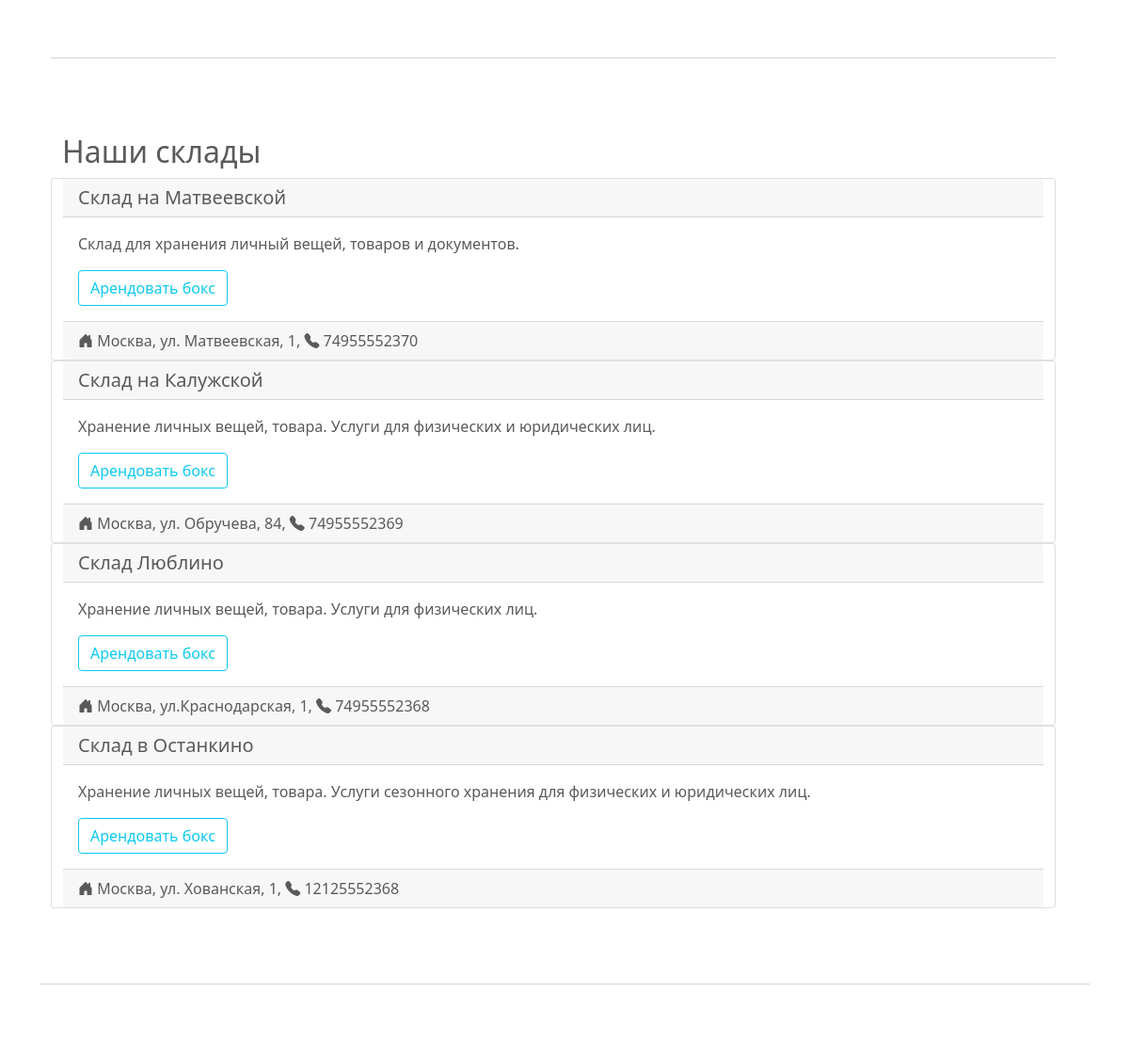
The app's page / (middle part), older data.
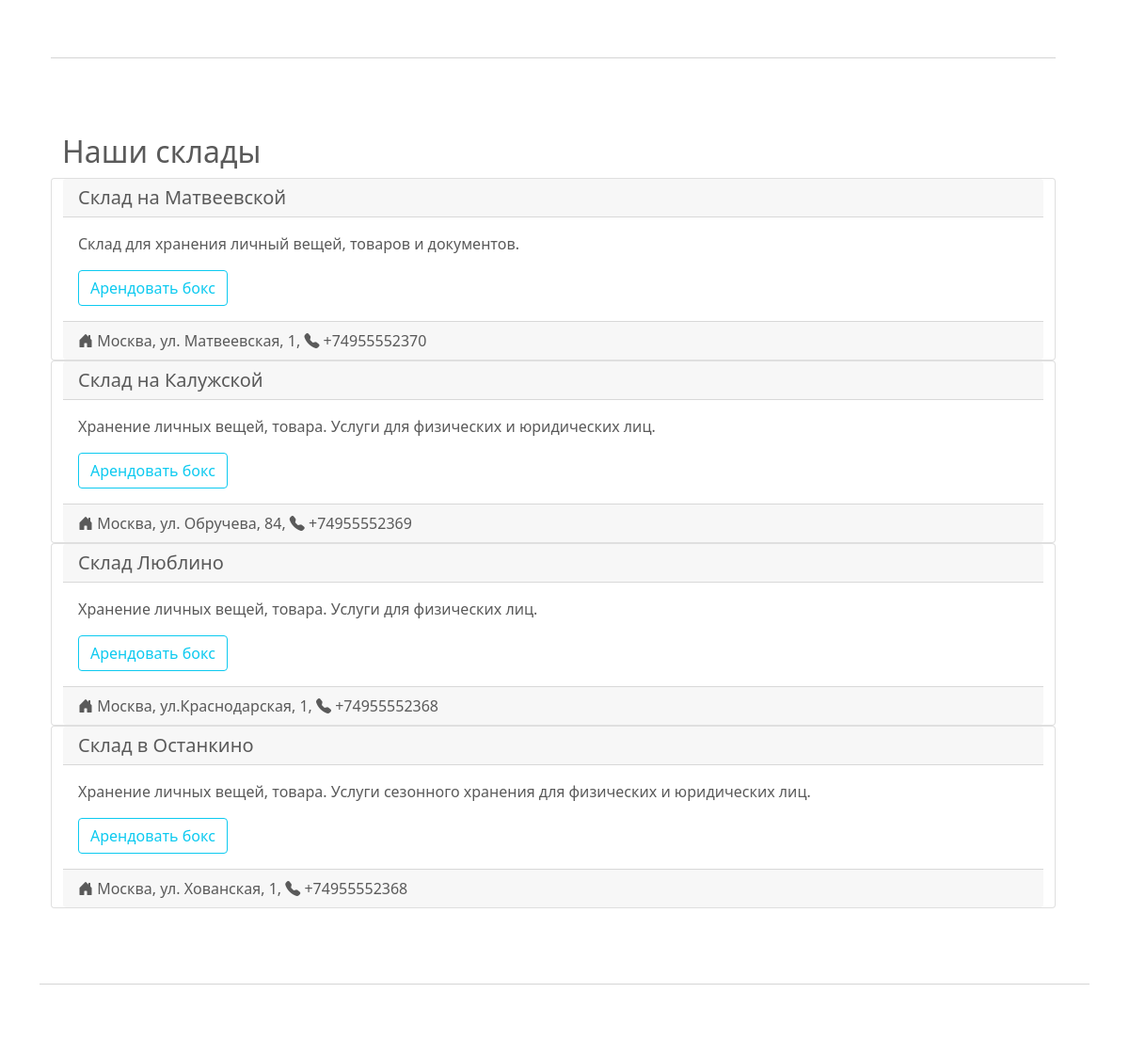
The same page, newer data.
### apps/storage/models.py (models this page shows, shortened)
class Warehouse(models.Model):
    title = models.CharField(max_length=100, verbose_name='Название склада')
    description = models.TextField(verbose_name='Подробное описание склада')
    address = models.CharField(max_length=200, unique=True, verbose_name='Адрес склада')
    phone = PhoneNumberField(verbose_name='Телефонный номер склада',
                             help_text='Введите номер телефона, например, +79999999999')
    latitude = models.FloatField(validators=lat_validators, verbose_name='Широта', )
    longitude = models.FloatField(validators=lng_validators, verbose_name='Долгота')
    slug = models.SlugField(max_length=100, unique=True)
    class Meta:
        verbose_name = 'Склад'
        verbose_name_plural = 'Склады'
        db_table = 'warehouses'

### apps/storage/views.py (the view)
# urls.py: path('', main_page, name='main_page'),
def main_page(request):
    warehouses = Warehouse.objects.all()
    warehouses_for_template = {}
    for w in warehouses:
        warehouses_for_template[w.title] = [[w.latitude, w.longitude], w.description]
    return render(request, 'main_page.html', context={
                                        'warehouses': warehouses,
                                        'YANDEX_MAPS_API_KEY': settings.YANDEX_MAPS_API_KEY,
                                        }
                 )

### apps/storage/templates/main_page.html (shortened to what this page needs)
{% extends 'base.html' %}
{% load static %}
{% load l10n %}
    {% block content %}
    <hr class="featurette-divider">
    <h2>Наши склады</h2>
        {% for w in warehouses %}
            <div class="card">
            <h5 class="card-header">{{ w.title }}</h5>
            <div class="card-body">
                <p class="card-text">{{ w.description }}</p>
                <a href="{% url 'calculator' 1 w.id %}" class="btn btn-outline-info">Арендовать бокс</a>
            </div>
            <div class="card-footer">
            <i class="bi bi-house-door-fill"></i> {{ w.address }}, <i class="bi bi-telephone-fill"></i> {{ w.phone }}
            </div>
            </div>
        {% endfor %}
    {% endblock %}
    {% block featurettes %}
    <hr class="featurette-divider">
    {% endblock %}

### basic_templates/base.html (shortened to what this page needs)
{% load static %}
<!doctype html>
<html lang="en">
  <head>
<link href="{% static 'basic_templates/css/bootstrap.min.css' %}" rel="stylesheet">
    <link href="{% static 'basic_templates/css/carousel.css' %}" rel="stylesheet">
    <link href="{% static 'basic_templates/css/storage.css' %}" rel="stylesheet">
    <link rel="stylesheet" href="https://cdn.jsdelivr.net/npm/bootstrap-icons@1.7.1/font/bootstrap-icons.css">
  </head>
  <body>
<main>
  <div class="container marketing">
    <div class="row container-lg">
    {% block content %}{% endblock %}
    </div>
    {% block featurettes %}
    {% endblock %}
  </div>
</main>
  </body>
</html>

### basic_templates/static/basic_templates/css/carousel.css (style rules this page uses)
body { padding-top: 3rem; padding-bottom: 3rem; color: #5a5a5a; }
.marketing h2 { font-weight: 400; }
.featurette-divider { margin: 5rem 0; }

Row changes from the older to the newer data that the page shows:
changed Warehouse "Склад на Матвеевской": phone "74955552370" → "+74955552370"
changed Warehouse "Склад на Калужской": phone "74955552369" → "+74955552369"
changed Warehouse "Склад Люблино": phone "74955552368" → "+74955552368"
changed Warehouse "Склад в Останкино": phone "12125552368" → "+74955552368"
